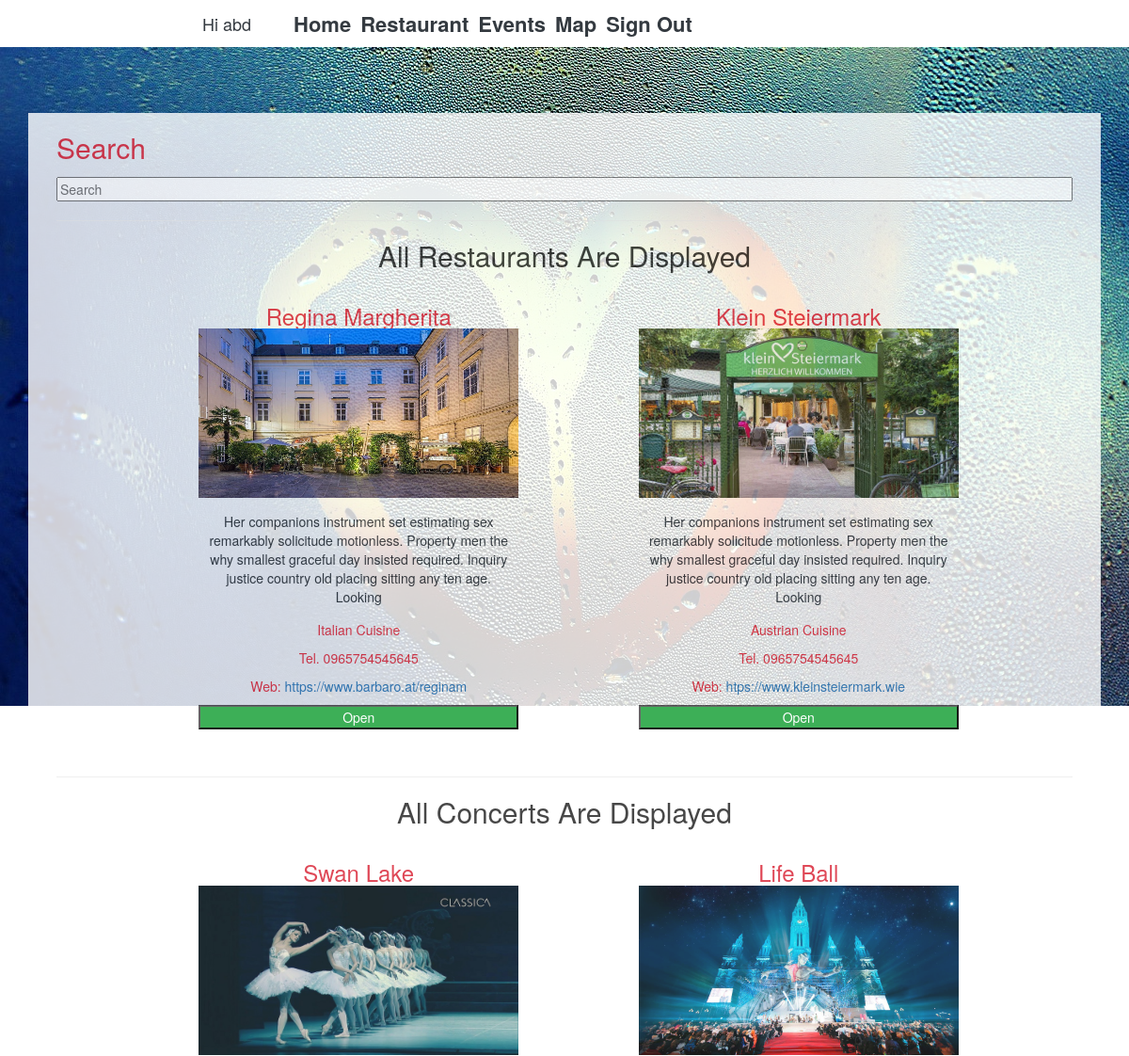
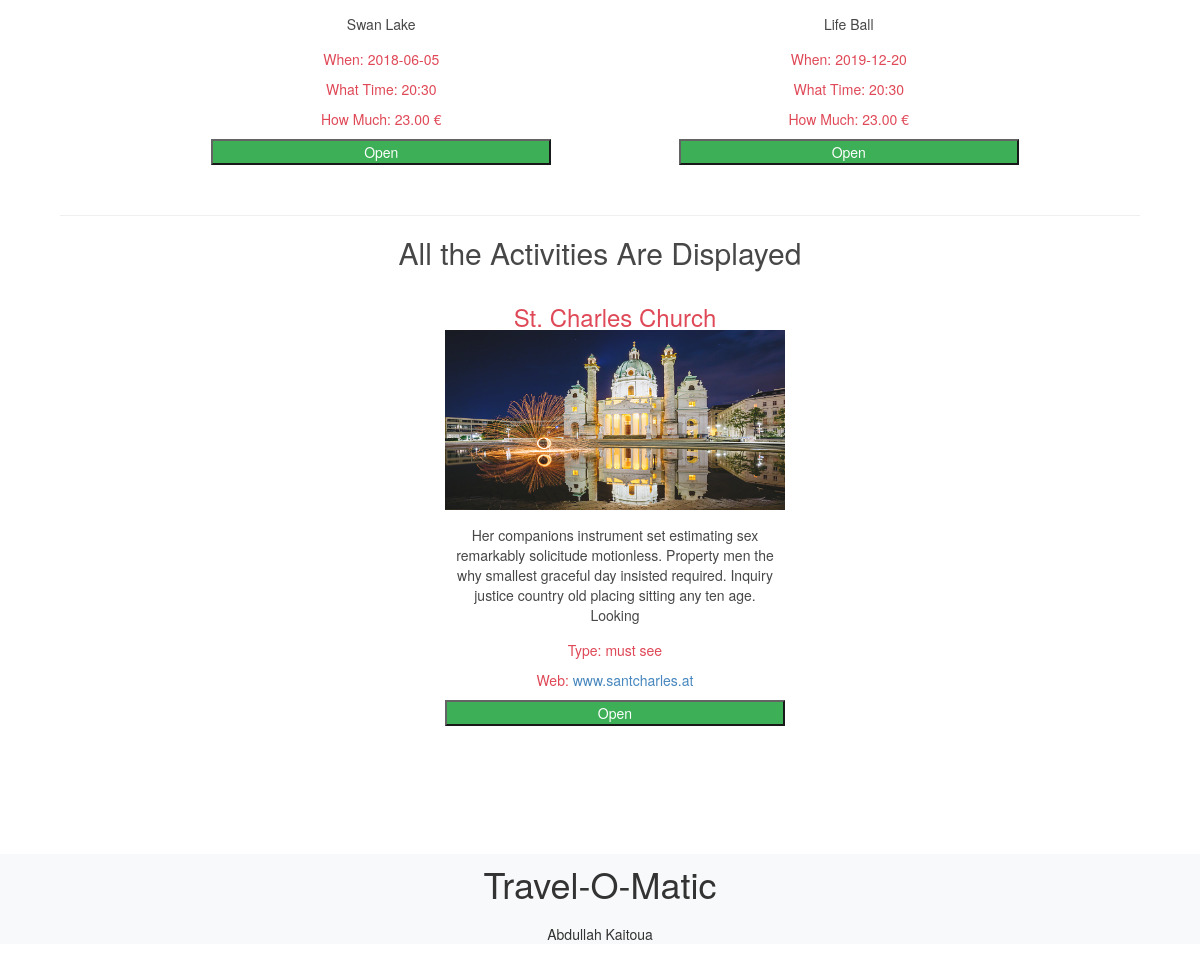
The app's page /homepage.php (signed in) with its own data (2 pictures, top to bottom).
### tables this page shows
CREATE TABLE `users` (
  `userId` int(11) NOT NULL,
  `userName` varchar(30) NOT NULL,
  `userEmail` varchar(60) NOT NULL,
  `userPass` varchar(255) NOT NULL,
  `role` enum('user','admin') DEFAULT 'user'
);

CREATE TABLE `restaurants` (
  `rest_id` int(10) NOT NULL,
  `rest_name` varchar(35) DEFAULT NULL,
  `rest_phone` varchar(35) DEFAULT NULL,
  `rest_type` varchar(30) DEFAULT NULL,
  `rest_desc` varchar(500) DEFAULT NULL,
  `rest_web` varchar(30) DEFAULT NULL,
  `FK_location` int(10) DEFAULT NULL,
  `rest_pic` varchar(60) DEFAULT NULL
);

CREATE TABLE `concert` (
  `con_id` int(10) NOT NULL,
  `con_name` varchar(35) DEFAULT NULL,
  `con_date` date DEFAULT NULL,
  `con_time` varchar(20) DEFAULT NULL,
  `con_price` double(10,2) DEFAULT NULL,
  `con_pic` varchar(35) DEFAULT NULL,
  `FK_con_location` int(10) DEFAULT NULL
);

CREATE TABLE `things_todo` (
  `todo_id` int(10) NOT NULL,
  `todo_name` varchar(35) DEFAULT NULL,
  `todo_type` varchar(30) DEFAULT NULL,
  `todo_desc` varchar(500) DEFAULT NULL,
  `todo_web` varchar(30) DEFAULT NULL,
  `todo_pic` varchar(30) DEFAULT NULL,
  `FK_todo_location` int(10) DEFAULT NULL
);

### homepage.php (the view, shortened to what this page needs)
<?php
require_once 'actions/db_connection.php';
$res=mysqli_query($conn, "SELECT * FROM users WHERE userId=".$_SESSION['user']);
$userRow=mysqli_fetch_array($res, MYSQLI_ASSOC);
require_once 'head_component.php';
?>
<div class="search-box container w-100">
		<label for="search" class="text-danger">
			<h2 class="">Search</h2>
		</label>
        <input type="text" name="search" autocomplete="off" placeholder="Search" class="w-100 " />
		<div id="default">
			<hr>
			<?php  echo '<h2 class="text-center  mb-5">All Restaurants Are Displayed</h2>';?>
		        <div class="container row d-flex justify-content-around" >
						<?php
					 		$res =$conn->query("SELECT * FROM restaurants");
					        while ($row = $res->fetch_assoc()) {
					        echo '
								<div class="col-lg-4 ombra m-2 mb-5">
                                <div class="text-center">
                                    <h3 class=" text-danger m-0">'.$row['rest_name'].'</h3>
                                    <div>
                                    	<img src="'.$row['rest_pic'].'" class=" w-100 imgs">
                                    </div>
                                        <div class="testo_media text-dark">
                                            <p class="p-2 mt-3">'.$row['rest_desc'].'</p>
                                        </div>
		                            <div class="text-danger">
		                                <p> '.$row['rest_type'].' Cuisine</p>
		                                <p> Tel. '.$row['rest_phone'].'</p>
		                                <p>Web: <a href="#">'.$row['rest_web'].'</a></p>
		                            </div>
                                </div>
                                     <a href="individual.php?type=restaurant&id='.$row['rest_id'].'">
 	                                    <button type="submit" class=" w-100 bg-success text-white "  name="restaurant" >Open</button>
 	                                 </a>
                                </div>';}
				        ?>
		    	</div>
				<hr>
		    	<?php  echo '<h2 class="text-center  mb-5">All Concerts Are Displayed</h2>';?>
		        <div class="container row d-flex justify-content-around" >
						<?php
					 		$res =$conn->query("SELECT * FROM concert");
					        while ($conc_row = $res->fetch_assoc()) {
					        echo '
								<div class="col-lg-4 ombra m-2 mb-5">
 	                                <div class="text-center">
 	                                    <h3 class=" text-danger m-0">'.$conc_row['con_name'].'</h3>
 	                                    <div>
 	                                    	<img src="'.$conc_row['con_pic'].'" class="w-100 imgs">
 	                                    </div>
 	                                        <div class="testo_media">
 	                                            <p class="p-2 mt-3">'.$conc_row['con_name'].'</p>
 	                                        </div>
 	                            <div class=" text-danger">
 	                                <p> When: '.$conc_row['con_date'].'</p>
 	                                <p> What Time: '.$conc_row['con_time'].'</p>
 	                                <p> How Much: '.$conc_row['con_price'].' €</p>
 	                            </div>
 	                                </div>
 	                                     <a href="individual.php?type=concert&id='.$conc_row['con_id'].'">
 	                                    <button type="submit" class=" w-100 bg-success text-white "  name="restaurant" >Open</button>
 	                                 	</a>
 	                                </div>';}
				        ?>
		    	</div>
		    	<hr>
		    	<?php  echo '<h2 class="text-center  mb-5">All the Activities Are Displayed</h2>';?>
		        <div class="container row d-flex justify-content-around" >
						<?php
					 		$res =$conn->query("SELECT * FROM things_todo");
					        while ($row = $res->fetch_assoc()) {
					        echo '
								<div class="col-lg-4 ombra m-2 mb-5">
 	                                <div class="text-center">
 	                                    <h3 class=" text-danger m-0">'.$row['todo_name'].'</h3>
 	                                    <div>
 	                                    	<img src="'.$row['todo_pic'].'" class="w-100 imgs">
 	                                    </div>
 	                                        <div class="testo_media">
 	                                            <p class="p-2 mt-3">'.$row['todo_desc'].'</p>
 	                                        </div>
 	                            <div class="text-danger">
 	                                <p>Type: '.$row['todo_type'].'</p>
 	                                <p>Web: <a href="#">'.$row['todo_web'].'</a></p>
 	                            </div>
 	                                </div>
 	                                     <a href="individual.php?type=todo&id='.$row['todo_id'].'">
 	                                    <button type="submit" class=" w-100 bg-success text-white "  name="restaurant" >Open</button>
 	                                 	</a>
 	                                </div>';}
				        ?>
		    	</div>
		</div>
</div>
</div>
<?php require_once 'footer_component.php';?>
</body>
</html>

### head_component.php (shortened to what this page needs)
<!DOCTYPE html>
<html>
<head>
	<link rel="stylesheet" type="text/css" href="style/style.css">
		<link href="https://stackpath.bootstrapcdn.com/bootstrap/4.3.1/css/bootstrap.min.css" rel="stylesheet">
  <link href="https://maxcdn.bootstrapcdn.com/bootstrap/3.3.6/css/bootstrap.min.css" rel="stylesheet" />
</head>
<body>
	<nav class="mynav nav navbar-expand-lg text-dark">
  <a class="navbar-brand text-dark"  href="home.php">Hi <?php echo $userRow['userName' ]; ?></a>
  <ul class="justify-content-center navbar-nav collapse navbar-collapse" id="nav-bar">
    <li class="nav-item active">
      <a class="nav-link text-dark"  href="home.php">Home <span class="sr-only">(current)</span></a>
    </li>
      <li class="nav-item">
      <a class="nav-link text-dark" href="restaurant.php">Restaurant</a>
    </li>
      <li class="nav-item">
      <a class="nav-link text-dark" href="things.php">Events</a>
    </li>
      <li class="nav-item">
      <a class="nav-link text-dark" href="map.php">Map</a>
    </li>
			<li class="nav-item">
           <a  class="nav-link text-dark" href="logout.php?logout">Sign Out</a></li>
  </ul>
</nav>
	<div id="hero">
	</div>
	<div id="container" class="container ml-6">

### footer_component.php (shortened to what this page needs)
<footer class="bg-light text-center">
   <h1 class="p-3">Travel-O-Matic</h1>
   <p >Abdullah Kaitoua</p>
 </footer>

### style/style.css (style rules this page uses)
.navbar-brand { margin-left: 200px !important; }
#hero { position: absolute; width: 100%; height: 50em; background-image: url('../img/heo.jpg'); background-attachment: fixed; background-repeat: no-repeat; }
#container { opacity: 0.9; position: relative; top: 5em; padding-bottom: 2em; background: -moz-linear-gradient(left, rgba(255, 255, 255, 0.9) 0%, rgba(255, 255, 255, 0.9) 1%, rgba(255, 255, 255, 0.9) 100%); background: -webkit-linear-gradient(left, rgba(255, 255, 255, 0.9) 0%, rgba(255, 255, 255, 0.9) 1%, rgba(255, 255, 255, 0.9) 100%); background: linear-gradient(to right, rgba(255, 255, 255, 0.9) 0%, rgba(255, 255, 255, 0.9) 1%, rgba(255, 255, 255, 0.9) 100%); filter: progid:DXImageTransform.Microsoft.gradient(startColorstr='#e6ffffff', endColorstr='#e6ffffff', GradientType=1); }
a { text-decoration: none !important; }
ul li { list-style: none; font-size: 22px; font-weight: bold; }
footer { margin-top: 120px!important; }
.imgs { max-height: 180px !important; }

### records on screen
users: userName "abd"
restaurants: rest_name "Regina Margherita", rest_pic (picture), rest_desc "Her companions instrument set estimating sex remarkably solicitude motionless. Property men the why smallest graceful day insisted required. Inquiry justice country old placing sitting any ten age. Looking", rest_type "Italian", rest_phone "0965754545645", rest_web "https://www.barbaro.at/reginam"
restaurants: rest_name "Klein Steiermark", rest_pic (picture), rest_desc "Her companions instrument set estimating sex remarkably solicitude motionless. Property men the why smallest graceful day insisted required. Inquiry justice country old placing sitting any ten age. Looking", rest_type "Austrian", rest_phone "0965754545645", rest_web "htps://www.kleinsteiermark.wie"
concert: con_name "Swan Lake", con_pic (picture), con_date "2018-06-05", con_time "20:30", con_price "23.00"
concert: con_name "Life Ball", con_pic (picture), con_date "2019-12-20", con_time "20:30", con_price "23.00"
things_todo: todo_name "St. Charles Church", todo_pic (picture), todo_desc "Her companions instrument set estimating sex remarkably solicitude motionless. Property men the why smallest graceful day insisted required. Inquiry justice country old placing sitting any ten age. Looking", todo_type "must see", todo_web "www.santcharles.at"
